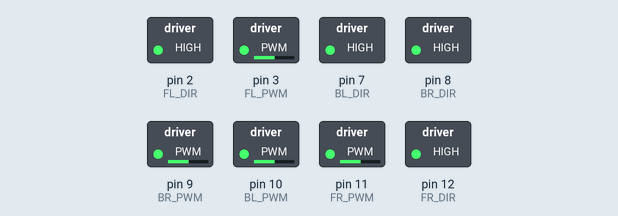
This sketch was run on a simulated Arduino Uno, built with avr-gcc and run on an emulated ATmega328P. Parts: switched loads named in the sketch (green lamp = pin HIGH). What the sketch prints to the serial monitor is not drawn.

Above: at 3.05 s.
At 4.45 s:
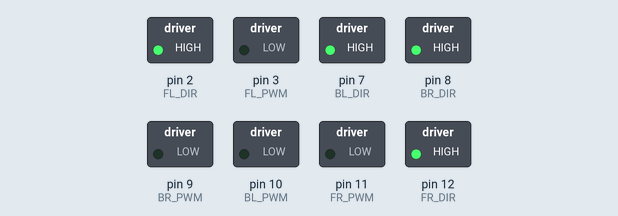
At 5.9 s:
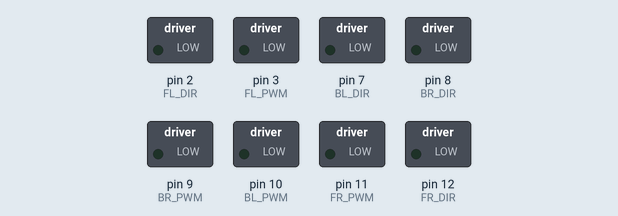
At 8.75 s:
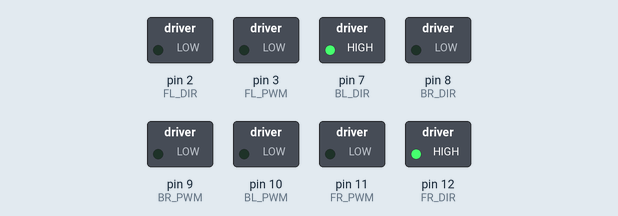
At 11.5 s:
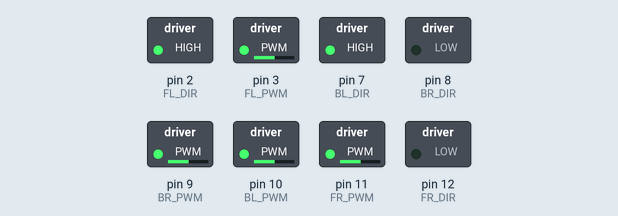
At 14.45 s:
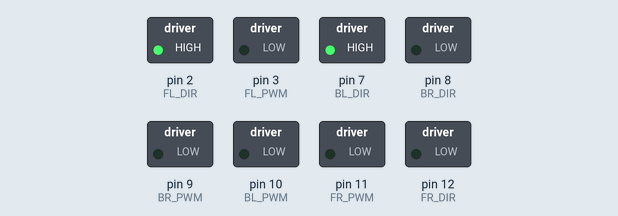
Timing chart, 0 to 18.0 s (numbered marks = the images above):
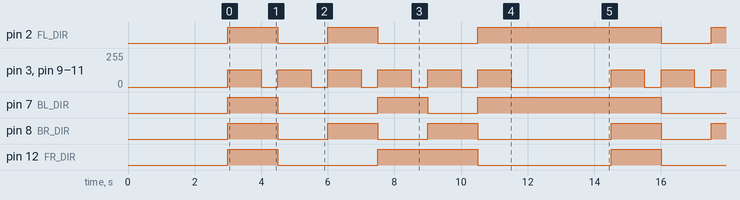

The sketch:

forward_on_floor.ino
```cpp
/*
  Day 5: Full Omni-Motion Test
  Sequence: Forward -> Backward -> Strafe Right -> Strafe Left -> Spin Left -> Spin Right
*/

// --- Pin Definitions ---
// Front Left
int FL_PWM = 3;   int FL_DIR = 2;
// Front Right
int FR_PWM = 11;  int FR_DIR = 12;
// Back Right
int BR_PWM = 9;   int BR_DIR = 8;
// Back Left
int BL_PWM = 10;  int BL_DIR = 7;

void setup() {
  // Set all pins as OUTPUT
  pinMode(FL_PWM, OUTPUT); pinMode(FL_DIR, OUTPUT);
  pinMode(FR_PWM, OUTPUT); pinMode(FR_DIR, OUTPUT);
  pinMode(BR_PWM, OUTPUT); pinMode(BR_DIR, OUTPUT);
  pinMode(BL_PWM, OUTPUT); pinMode(BL_DIR, OUTPUT);

  Serial.begin(9600);
  Serial.println("--- STARTING OMNI TEST ---");
  // SAFETY DELAY: 3 Seconds to step back
  delay(3000);
}

void loop() {
  int runTime = 1000; // Move for 1 second
  int stopTime = 500; // Rest for 0.5 second

  // 1. Move Forward
  moveRobot(1, 1, 1, 1);
  delay(runTime);
  stopRobot();
  delay(stopTime);

  // 2. Move Backward
  moveRobot(-1, -1, -1, -1);
  delay(runTime);
  stopRobot();
  delay(stopTime);

  // 3. Strafe Right (Crab Walk Right)
  // FL & BR = Forward, FR & BL = Backward
  moveRobot(1, -1, 1, -1);
  delay(runTime);
  stopRobot();
  delay(stopTime);

  // 4. Strafe Left (Crab Walk Left)
  // FL & BR = Backward, FR & BL = Forward
  moveRobot(-1, 1, -1, 1);
  delay(runTime);
  stopRobot();
  delay(stopTime);

  // 5. Spin Left
  moveRobot(-1, 1, 1, -1); // Left side back, Right side fwd
  delay(runTime);
  stopRobot();
  delay(stopTime);

  // 6. Spin Right
  moveRobot(1, -1, -1, 1); // Left side fwd, Right side back
  delay(runTime);
  stopRobot();

  // Long pause before repeating
  delay(3000);
}

// --- Universal Motor Helper ---
// Inputs: 1 (Fwd), -1 (Back), 0 (Stop)
void moveRobot(int fl, int fr, int br, int bl) {
  int speed = 130; // Increased speed slightly to overcome floor friction

  setOneMotor(FL_PWM, FL_DIR, fl, speed);
  setOneMotor(FR_PWM, FR_DIR, fr, speed);
  setOneMotor(BR_PWM, BR_DIR, br, speed);
  setOneMotor(BL_PWM, BL_DIR, bl, speed);
}

void setOneMotor(int pwm, int dir, int input, int spd) {
  if (input == 1) {
    digitalWrite(dir, HIGH);
    analogWrite(pwm, spd);
  }
  else if (input == -1) {
    digitalWrite(dir, LOW);
    analogWrite(pwm, spd);
  }
  else {
    analogWrite(pwm, 0);
  }
}

void stopRobot() {
  moveRobot(0, 0, 0, 0);
}
```

Measured:
- by itself, pin 2 (FL_DIR): repeats every 11.5 s: LOW 1.5 s, HIGH 1.5 s, LOW 3.0 s, HIGH 5.5 s
- by itself, pin 7 (BL_DIR): repeats every 11.5 s: LOW 3.0 s, HIGH 1.5 s, LOW 1.5 s, HIGH 5.5 s
- by itself, pin 8 (BR_DIR): repeats every 11.5 s: 2 × (LOW 1.5 s, HIGH 1.5 s), LOW 4.0 s, HIGH 1.5 s
- by itself, pin 12 (FR_DIR): repeats every 11.5 s: LOW 3.0 s, HIGH 3.0 s, LOW 4.0 s, HIGH 1.5 s
- by itself, pin 3 (FL_PWM), pin 9 (BR_PWM), pin 10 (BL_PWM), pin 11 (FR_PWM): repeats every 11.5 s: 5 × (0/255 0.50 s, 130/255 1.0 s), 0/255 3.0 s, 130/255 1.0 s
